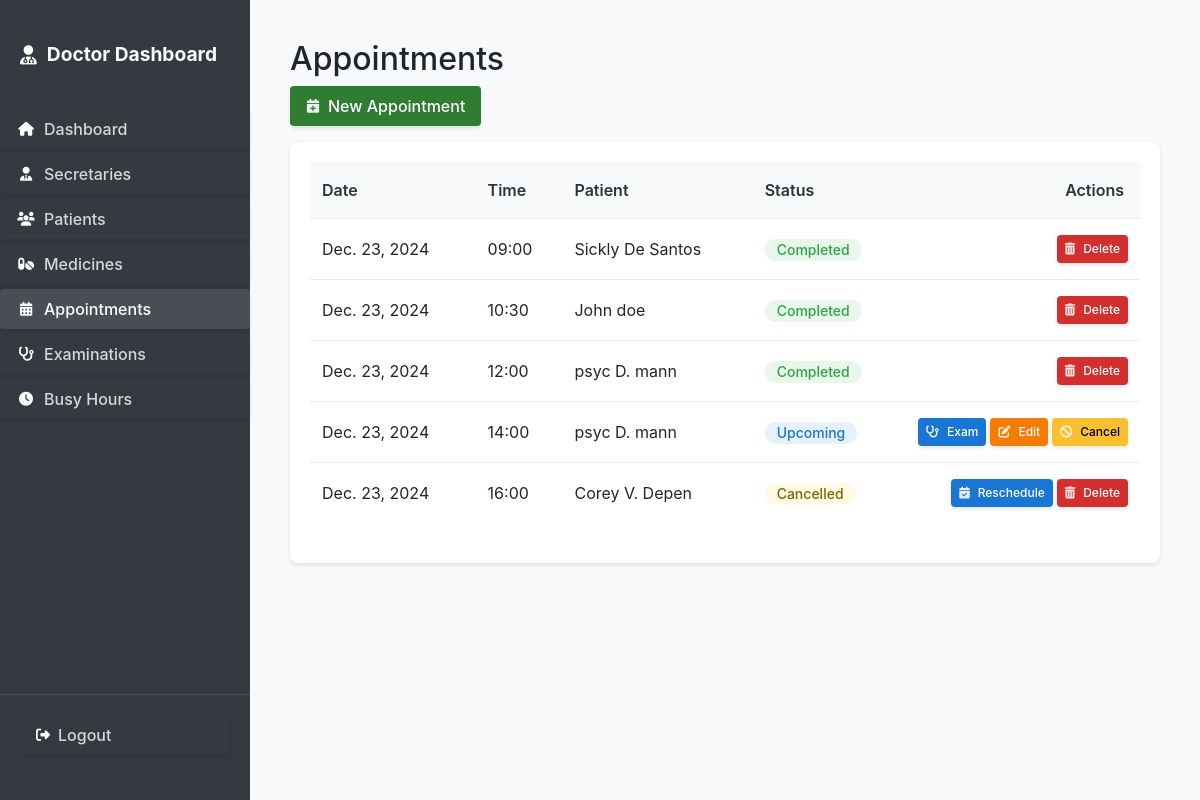
Page /appointments/ (signed in) on the earlier database version.
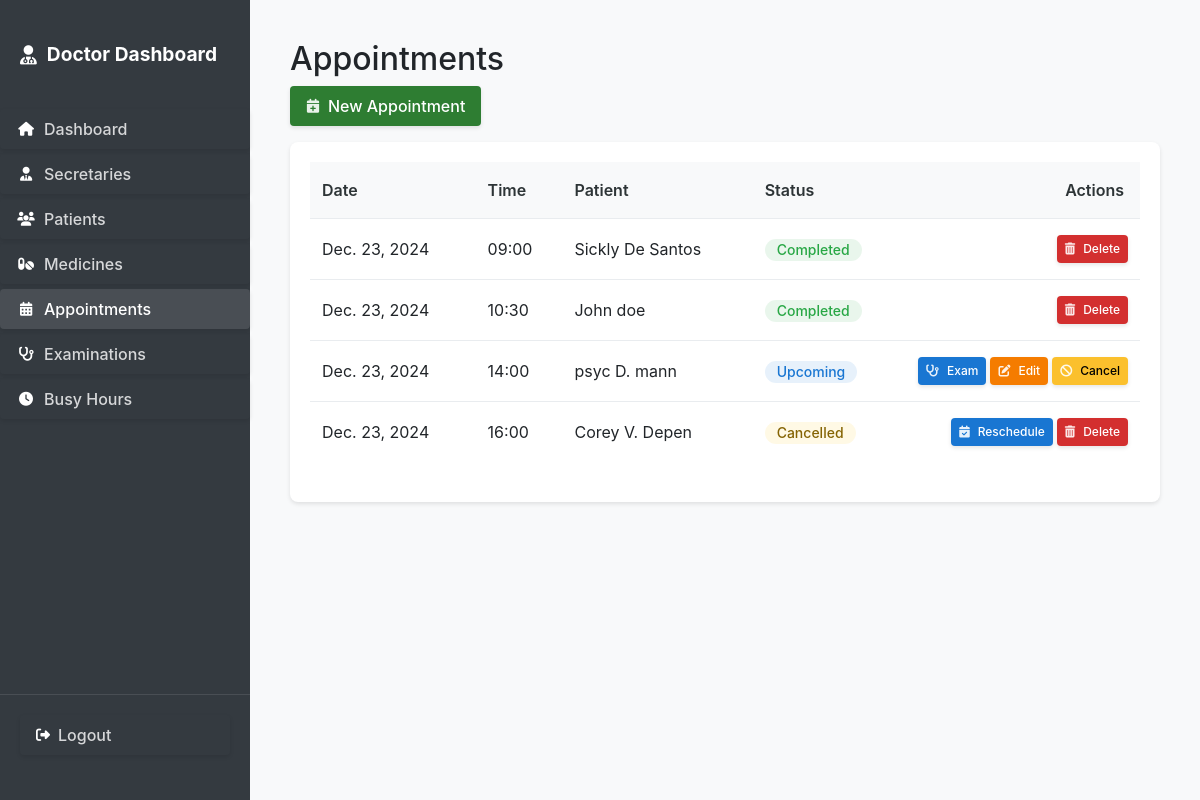
Same page on the later database version.
### secretary_dash/models.py (models this page shows, shortened)
class Appointment(models.Model):
    STATUS_CHOICES = [
        ('upcoming', 'Upcoming'),
        ('completed', 'Completed'),
        ('cancelled', 'Cancelled')
    ]
    patient = models.ForeignKey(Patient, on_delete=models.CASCADE)
    date = models.DateField()
    time = models.TimeField()
    created_by = models.ForeignKey(User, on_delete=models.CASCADE)
    status = models.CharField(max_length=20, choices=STATUS_CHOICES, default='upcoming')
    created_at = models.DateTimeField(auto_now_add=True)
    def get_formatted_time(self):
        return self.time.strftime('%H:%M')
    class Meta:
        ordering = ['date', 'time']

class Patient(models.Model):
    name = models.CharField(max_length=100)
    phone = models.CharField(max_length=20)
    email = models.EmailField()
    address = models.TextField()
    date_of_birth = models.DateField()
    created_at = models.DateTimeField(auto_now_add=True)
    class Meta:
        ordering = ['name']

### secretary_dash/views.py (the view)
# urls.py: path('appointments/', views.appointment_list, name='appointment_list'),
@login_required
@user_passes_test(lambda u: u.is_superuser or is_secretary(u))
def appointment_list(request):
    appointments = Appointment.objects.all().order_by('date', 'time')
    return render(request, 'secretary_dash/common/appointment_list.html', {'appointments': appointments})

### secretary_dash/auth.py (called while the page is built)
    def get_user(self, user_id):
        UserModel = get_user_model()
        try:
            return UserModel.objects.get(pk=user_id)
        except UserModel.DoesNotExist:
            return None

### templates/secretary_dash/common/appointment_list.html (shortened to what this page needs)
{% extends 'secretary_dash/common/table_base.html' %}
{% block page_title %}Appointments{% endblock %}
{% block header_actions %}
<a href="{% url 'secretary_dash:appointment_create' %}" class="btn btn-add">
    <i class="fas fa-calendar-plus"></i>
    <span>New Appointment</span>
</a>
{% endblock %}
{% block table_content %}
{% if appointments %}
    <table>
        <thead>
            <tr>
                <th>Date</th>
                <th>Time</th>
                <th>Patient</th>
                <th>Status</th>
                <th class="actions-column">Actions</th>
            </tr>
        </thead>
        <tbody>
            {% for appointment in appointments %}
                <tr>
                    <td>{{ appointment.date }}</td>
                    <td>{{ appointment.get_formatted_time }}</td>
                    <td>{{ appointment.patient.name }}</td>
                    <td>
                        <span class="badge badge-{{ appointment.status }}">
                            {{ appointment.status|title }}
                        </span>
                    </td>
                    <td class="actions">
                        {% if appointment.status == 'upcoming' %}
                            {% if request.user.is_superuser %}
                            <a href="{% url 'secretary_dash:examination_create' %}?appointment={{ appointment.id }}" class="btn btn-primary btn-sm">
                                <i class="fas fa-stethoscope"></i>
                                <span>Exam</span>
                            </a>
                            {% endif %}
                            <a href="{% url 'secretary_dash:appointment_edit' appointment.id %}" class="btn btn-edit btn-sm">
                                <i class="fas fa-edit"></i>
                                <span>Edit</span>
                            </a>
                            <form method="post" action="{% url 'secretary_dash:appointment_cancel' appointment.id %}" class="inline-form">
                                <button type="submit" class="btn btn-cancel btn-sm" onclick="return confirm('Are you sure you want to cancel this appointment?');">
                                    <i class="fas fa-ban"></i>
                                    <span>Cancel</span>
                                </button>
                            </form>
                        {% elif appointment.status == 'cancelled' %}
                            <a href="{% url 'secretary_dash:appointment_edit' appointment.id %}?reschedule=true" class="btn btn-primary btn-sm">
                                <i class="fas fa-calendar-check"></i>
                                <span>Reschedule</span>
                            </a>
                            <form method="post" action="{% url 'secretary_dash:appointment_delete' appointment.id %}" class="inline-form">
                                <button type="submit" class="btn btn-delete btn-sm" onclick="return confirm('Are you sure you want to delete this appointment?');">
                                    <i class="fas fa-trash-alt"></i>
                                    <span>Delete</span>
                                </button>
                            </form>
                        {% else %}
                            <form method="post" action="{% url 'secretary_dash:appointment_delete' appointment.id %}" class="inline-form">
                                <button type="submit" class="btn btn-delete btn-sm" onclick="return confirm('Are you sure you want to delete this appointment?');">
                                    <i class="fas fa-trash-alt"></i>
                                    <span>Delete</span>
                                </button>
                            </form>
                        {% endif %}
                    </td>
                </tr>
            {% endfor %}
        </tbody>
    </table>
{% else %}
    <p class="no-data">No appointments found.</p>
{% endif %}
{% endblock %}

Differences in the rows shown:
removed Appointment: date "Dec. 23, 2024", get_formatted_time "12:00", patient.name "psyc D. mann", status "Completed", shows "Delete"
